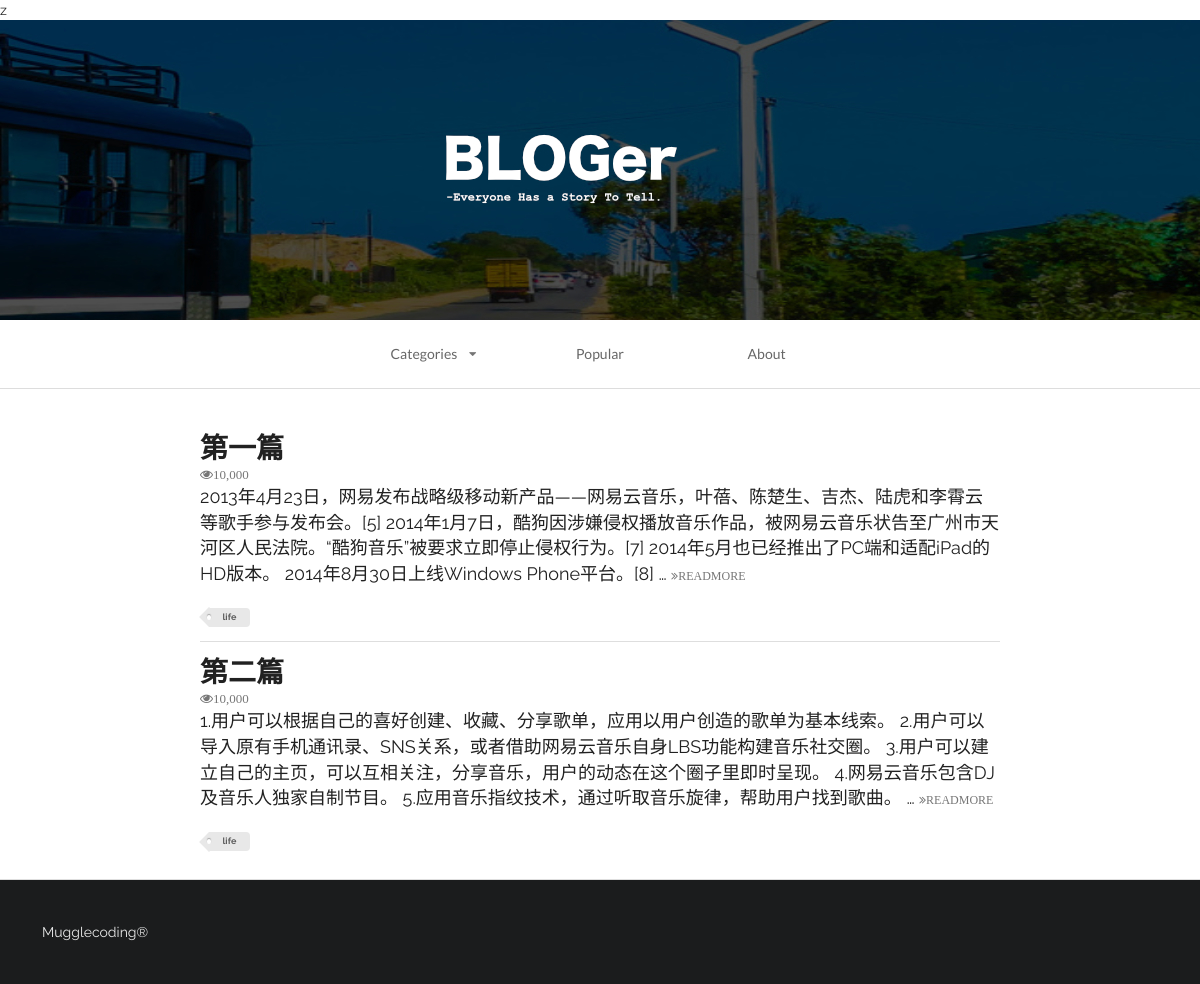
The app's page /index/ with its own data.
### secondapp/models.py (models this page shows, shortened)
class Article(models.Model):
    headline=models.CharField(null=True,blank=True,max_length=200)
    content=models.TextField(null=True,blank=True)

### secondapp/views.py (the view)
# urls.py: url(r'^index/', index,name='index'),
def index(request):
    context={}
    article_list=Article.objects.all()
    context['article_list']=article_list
    second_web_page = render(request,'first_web_2.html',context)
    return second_web_page

### secondapp/templates/first_web_2.html (shortened to what this page needs)
<!DOCTYPE html>
{% load staticfiles %}
<html>
    <head>
        <link rel="stylesheet" href="{% static 'css/semantic.css' %}"  media="screen" title="no title" charset="utf-8">
    </head>
    <body>z
        <div class="ui inverted vertical  segment masthead">
            <h1 class="ui center aligned header blogslogon" style="font-size:50px;font-family: 'Raleway', sans-serif!important;">
            </h1>
        </div>
        <div class="ui container nav">
            <div class="ui borderless text three item menu ">
                <div class="ui simple dropdown  item">
                    Categories
                    <i class="dropdown icon"></i>
                </div>
                <a class="item">
                    Popular
                </a>
                <a class="item">
                    About
                </a>
            </div>
        </div>
        <div class="ui divider"></div>
        <div class="ui  vertical segment">
            {% for article in article_list %}
                <div class="ui container vertical segment">
                    <a href="#">
                        <h1 class="ui header">
                            {{ article.headline }}
                        </h1>
                    </a>
                    <i class="icon grey small unhide">10,000</i>
                    <p>
                        {{ article.content|truncatewords:5 }}
                        <a href="#">
                            <i class="angle tiny double grey right icon">READMORE</i>
                        </a>
                    </p>
                    <div class="ui mini  tag label">
                        life
                    </div>
                </div>
            {% endfor %}
        </div>
        <div class="ui inverted  vertical very padded  segment">
            Mugglecoding®
        </div>
    </body>
</html>

### records on screen
Article: headline "第一篇", content "2013年4月23日，网易发布战略级移动新产品——网易云音乐，叶蓓、陈楚生、吉杰、陆虎和李霄云等歌手参与发布会。[5] 2014年1月7日，酷狗因涉嫌侵权播放音乐作品，被网易云音乐状告至广州市天河区人民法院。“酷狗音乐”被要求立即停止侵权行为。[7] 2014年5月也已经推出了PC端和适配iPad的HD版本。 2014年8月30日上线Windows Phone平台。[8] …"
Article: headline "第二篇", content "1.用户可以根据自己的喜好创建、收藏、分享歌单，应用以用户创造的歌单为基本线索。 2.用户可以导入原有手机通讯录、SNS关系，或者借助网易云音乐自身LBS功能构建音乐社交圈。 3.用户可以建立自己的主页，可以互相关注，分享音乐，用户的动态在这个圈子里即时呈现。 4.网易云音乐包含DJ及音乐人独家自制节目。 5.应用音乐指纹技术，通过听取音乐旋律，帮助用户找到歌曲。 …"
